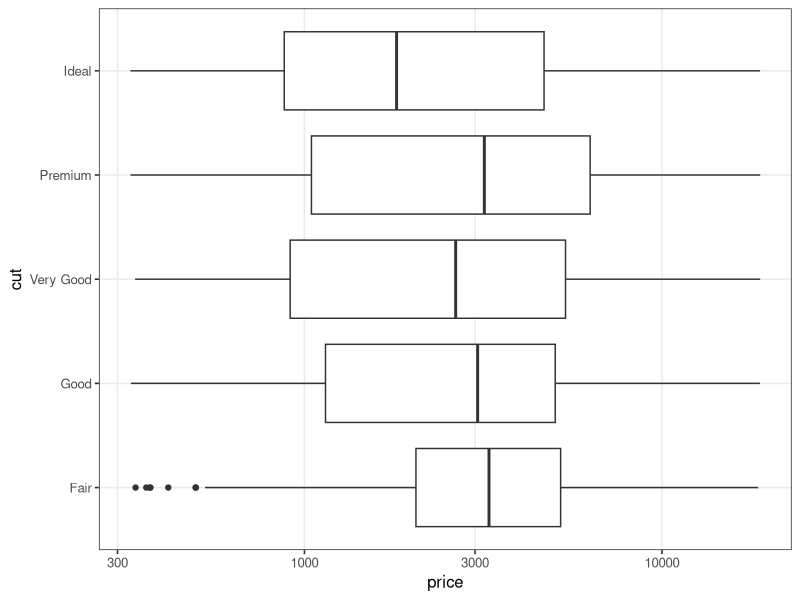
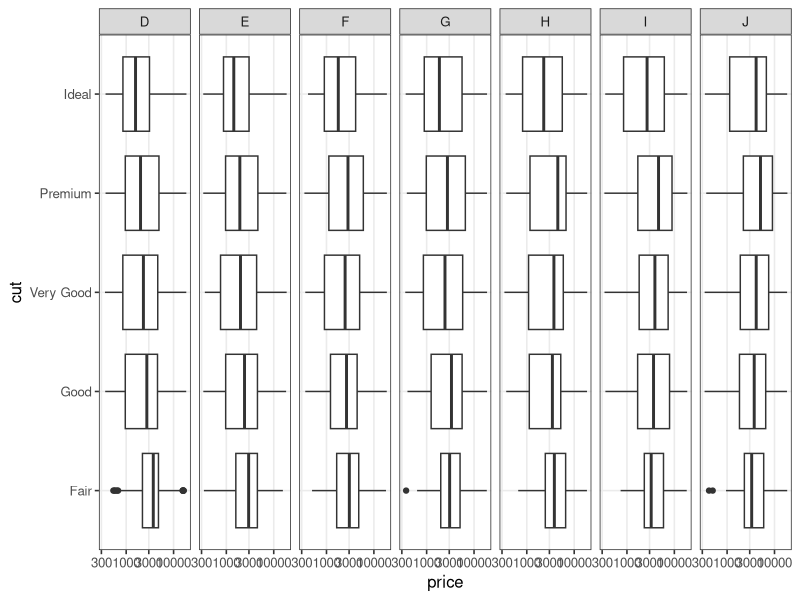

Here is the R script that generated these plots, in order:
library(ggplot2)

## set default theme, font size
## use paren to define extent of expression
gg.theme <- (
    theme_bw(base_size=12)
    + theme(
        panel.grid.minor=element_blank(),
        legend.background=element_blank(),
    )
)

## helper theme
gg.xlab.rot <- theme(axis.text.x=element_text(angle=90, hjust=1))

## helper function: latex tables
my.kable <- function(x, format='latex', digits=1, escape=F, ...) {
    kable(x, format=format, booktabs=T, linesep="", escape=escape, digits=digits, ...)
}

## see ?diamonds for details 
p.cut <- (
    ggplot(diamonds)
    + aes(y=cut, x=price)
    + geom_boxplot()
    + scale_x_log10()
    + gg.theme
)

## modify above figure
p.cut.color <- p.cut + facet_grid(~color)

## sample frequency, percent
tab.color <- as.data.frame(
    xtabs(~color, data=diamonds)
)
tab.color <- within(tab.color,
    Percent <- 100*Freq/sum(Freq)
)

## xtabs returns wide form by default
tab.color.cut <- xtabs(~color+cut, data=diamonds)
